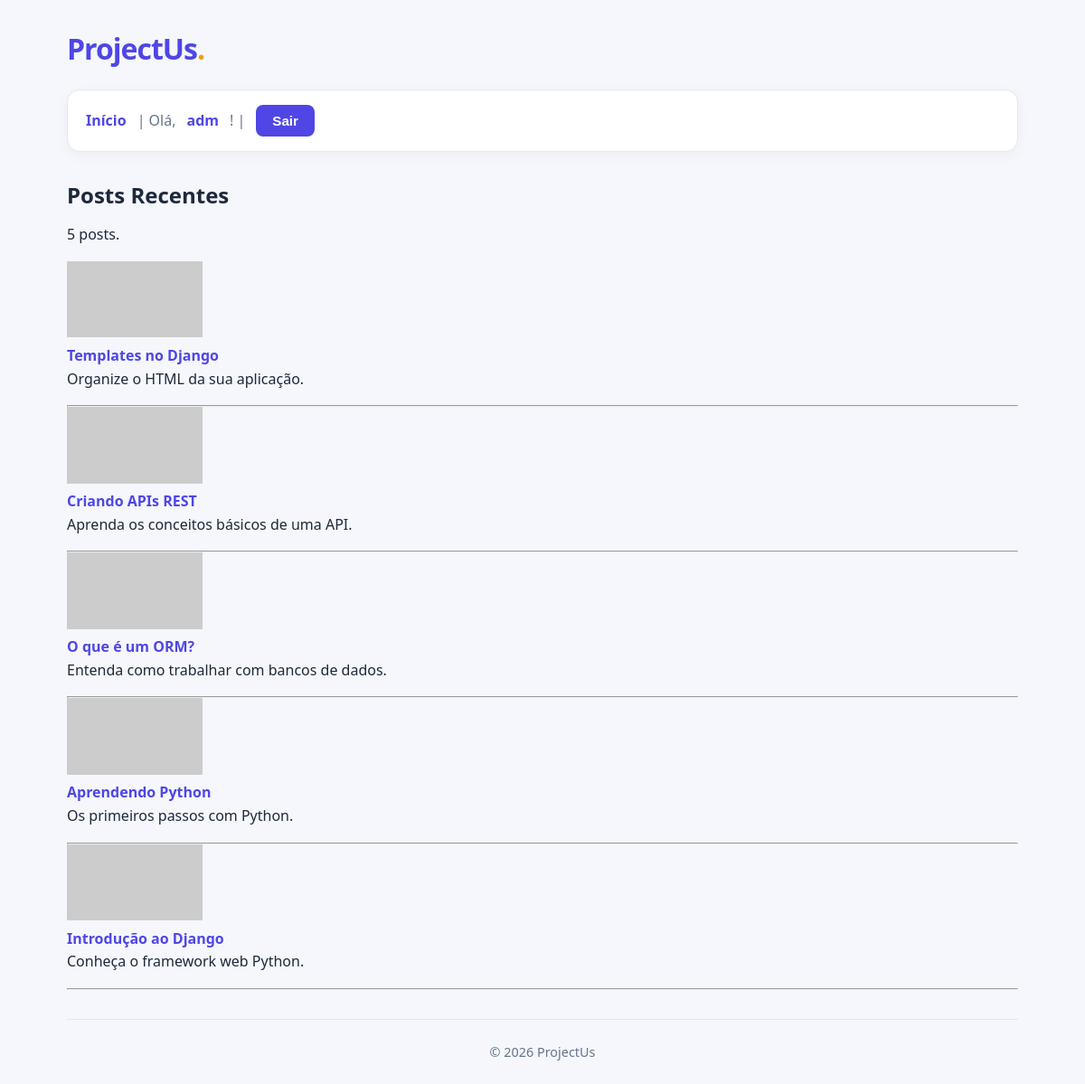
Screenshot of / (signed in) with the database file from the repository.
### projectus/models.py (models this page shows, shortened)
class Post(models.Model):
    user = models.ForeignKey(
        settings.AUTH_USER_MODEL,
        on_delete=models.CASCADE,
        related_name='posts'
    )
    title = models.CharField(max_length=200)
    summary = models.CharField(max_length=255)
    created_at = models.DateTimeField(auto_now_add=True)
    thumbnail = models.URLField()
    textbody = models.TextField()
    is_active = models.BooleanField(default=True)
    is_deleted = models.BooleanField(default=False)

### projectus/views/home.py (the view)
# urls.py: path('', views.home, name='home'),
def home(request):
    posts = Post.objects.filter(
        is_active=True,
        is_deleted=False
    ).order_by('-created_at')
    total = len(posts)
    return render(
        request,
        'projectus/home.html',
        {
            'tag_title': f'{settings.SITENAME}',
            'posts': posts,
            'total': total
        }
    )

### projectus/context_processors.py (called while the page is built)
def global_context(request):
    return {
        'site_name': settings.SITENAME,
    }

### projectus/templates/projectus/home.html
{% extends 'projectus/_base.html' %}
{% block content %}
<section>
    <h2>Posts Recentes</h2>
    <p>{{ total }} posts.</p>
    {% for post in posts %}
    <div>
        <img src="{{ post.thumbnail }}" alt="{{ post.title }}" width="150">
        <h4><a href="{% url 'post_view' id=post.id  %}">{{ post.title }}</a></h4>
        <p>{{ post.summary }}</p>
    </div>
    <hr>
    {% empty %}
    <p>Não achei nada.</p>
    {% endfor %}
</section>
{% endblock %}

### projectus/templates/projectus/_base.html (shortened to what this page needs)
{% load static %}
<!DOCTYPE html>
<html lang="pt-BR">
<head>
    <link rel="stylesheet" href="{% static 'projectus/style.css' %}">
</head>
<body>
    <div id="container">
        <header>
            <a href="{% url 'home' %}">
                <h1>ProjectUs</h1>
            </a>
        </header>
        <nav>
            <a href="{% url 'home' %}">Início</a> |
            {% if user.is_authenticated %}
            Olá, <a href="{% url 'profile' %}" title="Ver/editar perfil de {{ user.username}}">{{ user.username }}</a>! |
            <form method="POST" action="{% url 'logout' %}" style="display: inline;">
                <button type="submit">Sair</button>
            </form>
            {% else %}
            <a href="{% url 'login' %}">Entrar</a>
            {% endif %}
        </nav>
        <main>
            {% block content %}{% endblock %}
        </main>
        <footer>
            <div>&copy; 2026 {{ site_name }}</div>
        </footer>
    </div>
</body>
</html>

### projectus/static/projectus/style.css (style rules this page uses)
* { margin: 0; padding: 0; box-sizing: border-box; }
:root { --primary: #4f46e5; --primary-hover: #4338ca; --background: #f5f7fc; --surface: #ffffff; --text: #1e293b; --text-light: #64748b; --border: #e2e8f0; }
body { font-family: "Segoe UI", Arial, sans-serif; background: var(--background); color: var(--text); line-height: 1.6; min-height: 100vh; }
#container { width: 100%; max-width: 1100px; min-height: 100vh; margin: 0 auto; padding: 0 24px; display: flex; flex-direction: column; }
header { padding: 28px 0 20px; }
header a { color: var(--primary); text-decoration: none; display: inline-block; }
header h1 { font-size: 2rem; font-weight: 800; letter-spacing: -1px; }
header h1::after { content: "."; color: #f59e0b; }
nav { display: flex; align-items: center; flex-wrap: wrap; gap: 12px; padding: 16px 20px; background: var(--surface); border: 1px solid var(--border); border-radius: 14px; box-shadow: 0 4px 15px rgba(15, 23, 42, 0.04); color: var(--text-light); }
nav a { color: var(--primary); text-decoration: none; font-weight: 600; transition: color 0.2s ease; }
nav form { display: inline-flex; margin: 0; }
button, input[type="submit"] { border: none; background: var(--primary); color: white; padding: 9px 18px; border-radius: 8px; font-size: 0.95rem; font-weight: 600; cursor: pointer; transition: background 0.2s ease, transform 0.2s ease; }
main { flex: 1; padding: 32px 0; }
h2, h3 { color: var(--text); line-height: 1.3; margin-bottom: 16px; }
p { margin-bottom: 16px; }
main a { color: var(--primary); text-decoration: none; }
footer { padding: 24px 0; margin-top: auto; border-top: 1px solid var(--border); text-align: center; color: var(--text-light); font-size: 0.9rem; }

### rows the page displays
Post: title "Templates no Django", summary "Organize o HTML da sua aplicação."
Post: title "Criando APIs REST", summary "Aprenda os conceitos básicos de uma API."
Post: title "O que é um ORM?", summary "Entenda como trabalhar com bancos de dados."
Post: title "Aprendendo Python", summary "Os primeiros passos com Python."
Post: title "Introdução ao Django", summary "Conheça o framework web Python."

### other values shown
{{ user.username }} "adm"
{{ total }} "5"
{{ site_name }} "ProjectUs"
